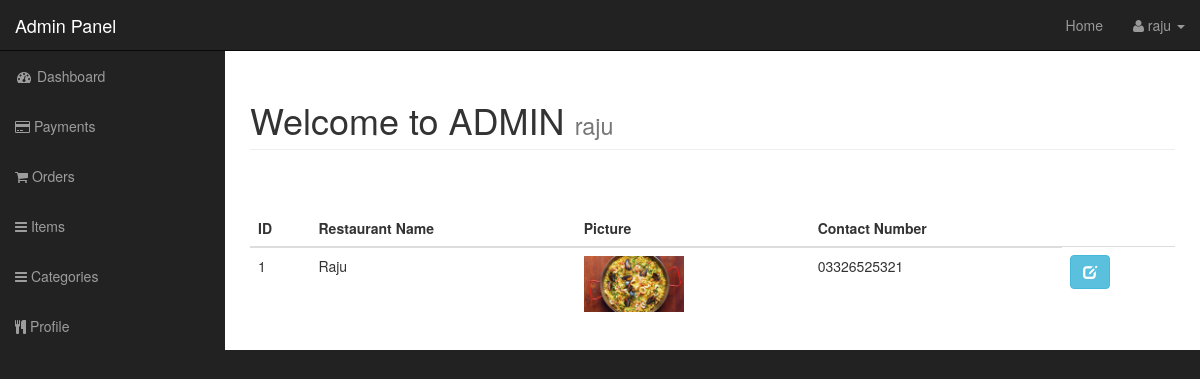
Screenshot of /admin/restaurant_profile.php (signed in) with the database file from the repository.
### tables this page shows
CREATE TABLE `restaurant` (
  `r_name` varchar(255) NOT NULL,
  `r_pic` text NOT NULL,
  `r_id` int(11) NOT NULL,
  `r_number` varchar(255) NOT NULL
);

### admin/restaurant_profile.php (the view)
<?php include "includes/header.php" ?>
<div id="wrapper">
    <?php include "includes/nav.php" ?>
    <div id="page-wrapper">
        <div class="container-fluid">
            <div class="row">
                <div class="col-lg-12">
                    <h1 class="page-header">
                        Welcome to ADMIN
                        <small><?php echo $_SESSION['username']; ?></small>
                    </h1>
<form method="post" action="" style="margin-top: 60px">
<table class="table  table-hover" >
    <thead>
        <tr>
            <th>ID</th>
            <th>Restaurant Name</th>
            <th>Picture</th>
            <th>Contact Number</th>
        </tr>
    </thead>
    <tbody>
<?php
    $res_name = $_SESSION['user_restaurant'];
    $query = "SELECT * FROM restaurant where r_name = '$res_name'";
    $result = mysqli_query($connect,$query);
    while($row = mysqli_fetch_assoc($result))
    {
        $r_id = $row['r_id'];
        $res_title = $row['r_name'];
        $res_pic = $row['r_pic'];
        $res_number = $row['r_number'];
        echo "<tr>";
        echo "<td>$r_id</td>";
        echo "<td>$res_title</td>";
        echo "<td><img width='100' src='uploads/$res_pic' alt='image'></td>";
        echo "<td>$res_number</td>";
        echo "<td>
                <a class='btn btn-info' href='restaurant.php?source=edit_restaurant&res_id=$r_id' >
                <span class='glyphicon glyphicon glyphicon-edit'></span>
                </a>
              </td>";
        echo "</tr>";
    }
?>
    </tbody>
</table>
</form>
                </div>
            </div>
        </div>
    </div>
</div>
    <?php include "includes/footer.php" ?>

### admin/css/sb-admin.css (style rules this page uses)
body { margin-top: 100px; background-color: #222; }
@media (min-width:768px) { body { margin-top: 50px; } }
#wrapper { padding-left: 0; }
#page-wrapper { width: 100%; padding: 0; background-color: #fff; }
@media (min-width:768px) { #wrapper { padding-left: 225px; } }
@media (min-width:768px) { #page-wrapper { padding: 10px; } }

### rows the page displays
restaurant: r_id "1", r_name "Raju", r_pic (picture), r_number "03326525321"

### other values shown
$_SESSION['username'] "raju"
